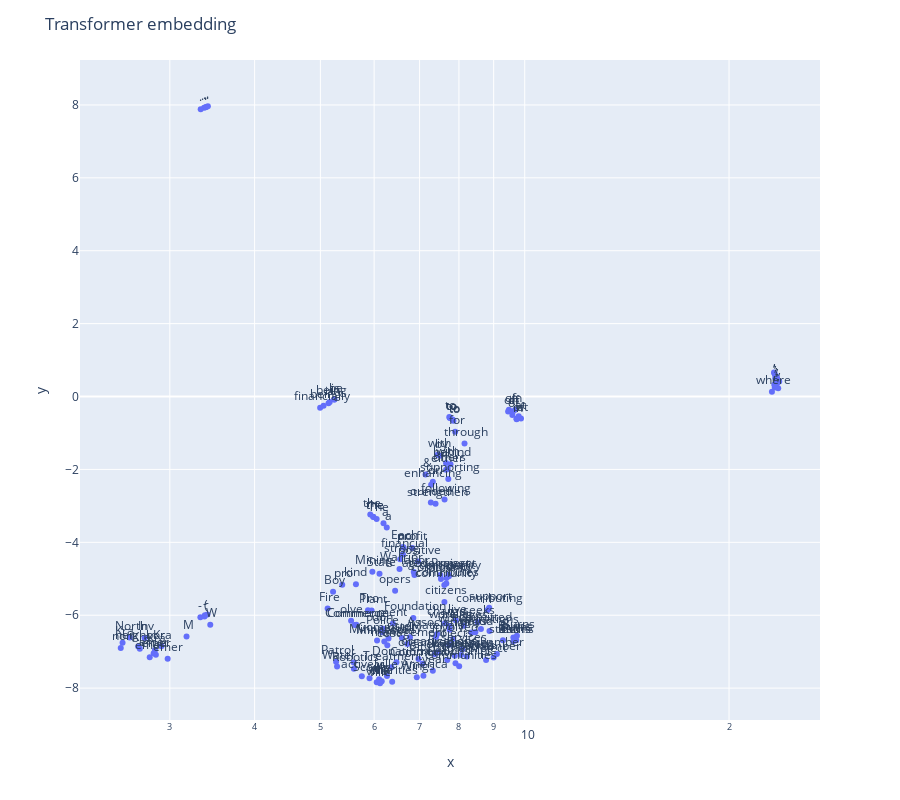

Notebook source saved alongside this figure:
### Code cell
plot_embedding(token_emb(model.embedding.cpu()))

### Figure 1 — Plotly figure (JSON) as saved in the notebook; plotly's stock layout.template omitted (floating-point values rounded to 4 significant figures; data arrays with more than 128 entries replaced by an {"elided": "..."} marker saying what was removed)
{"data": [{"hovertemplate": "x=%{x}<br>y=%{y}<br>text=%{text}<extra></extra>", "legendgroup": "", "marker": {"color": "#636efa", "symbol": "circle"}, "mode": "markers+text", "name": "", "orientation": "v", "showlegend": false, "text": {"elided": "183 str values"}, "textposition": "top center", "type": "scatter", "x": {"elided": "183 float values"}, "xaxis": "x", "y": {"elided": "183 float values"}, "yaxis": "y"}], "layout": {"height": 800, "legend": {"tracegroupgap": 0}, "margin": {"t": 60}, "title": {"text": "Transformer embedding"}, "xaxis": {"anchor": "y", "domain": [0, 1], "title": {"text": "x"}, "type": "log"}, "yaxis": {"anchor": "x", "domain": [0, 1], "title": {"text": "y"}}}}
